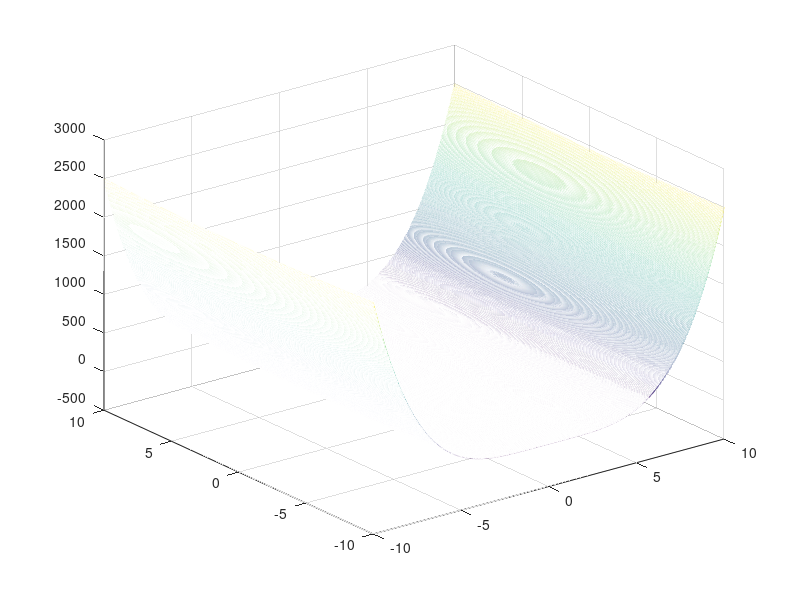
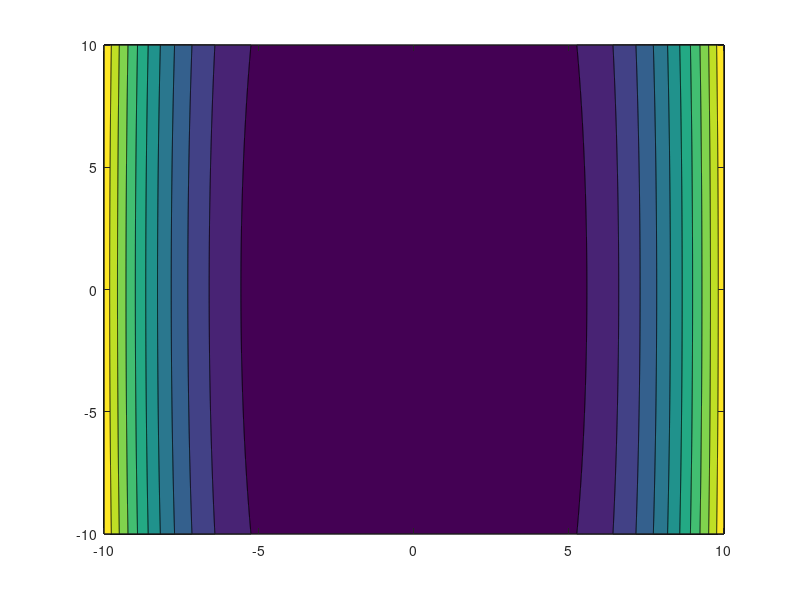

Write MATLAB code to recreate these figures, in order. (Note: this script raises an error after producing the figures.)
clear all
close all
clc

X1=-10:0.01:10;
X2=-10:0.01:10;
[x1,x2]=meshgrid(X1,X2);

F=0.25*x1.^4-0.5*x1.^2+0.1*x1+0.5*x2.^2;
realFMin=min(min(F))

mesh(x1,x2,F)
hold on
plot(-1.0465,0,'r.','MarkerSize',10)

first_x0=-10+20*rand(2,1);
second_x0=-10+20*rand(2,1);
third_x0=-10+20*rand(2,1);
epsilon=10^(-4);

%% Newton-Raphson Algorithm
nFirst_x0=first_x0;
nSecond_x0=second_x0;
nThird_x0=third_x0;

figure
contourf(x1,x2,F)
hold on

fprintf('Newton-Raphson Algorithm 1\n')
newtonRaphsonFunc(nFirst_x0,epsilon,'r')

fprintf('Newton-Raphson Algorithm 2\n')
newtonRaphsonFunc(nSecond_x0,epsilon,'g')

fprintf('Newton-Raphson Algorithm 3\n')
newtonRaphsonFunc(nThird_x0,epsilon,'y')

title('Newton-Raphson Algorithm')
set(gca,'fontsize',20)
set(findobj(gca, 'Type', 'Line', 'Linestyle', '--'), 'LineWidth', 2);

%% Hestenes-Stiefel Algorithm
hFirst_x0=first_x0;
hSecond_x0=second_x0;
hThird_x0=third_x0;

figure
contourf(x1,x2,F)
hold on

fprintf('Hestenes-Stiefel Algorithm 1\n')
hestenesStiefelFunc(hFirst_x0,epsilon,'r')

fprintf('Hestenes-Stiefel Algorithm 2\n')
hestenesStiefelFunc(hSecond_x0,epsilon,'g')

fprintf('Hestenes-Stiefel Algorithm 3\n')
hestenesStiefelFunc(hThird_x0,epsilon,'y')

title('Hestenes-Stiefel Algorithm')
set(gca,'fontsize',20)
set(findobj(gca, 'Type', 'Line', 'Linestyle', '--'), 'LineWidth', 2);

%% Polak-Ribière Algorithm
pFirst_x0=first_x0;
pSecond_x0=second_x0;
pThird_x0=third_x0;

figure
contourf(x1,x2,F)
hold on

fprintf('Polak-Ribière Algorithm 1\n')
polakRibiereFunc(pFirst_x0,epsilon,'r')

fprintf('Polak-Ribière Algorithm 2\n')
polakRibiereFunc(pSecond_x0,epsilon,'g')

fprintf('Polak-Ribière Algorithm 3\n')
polakRibiereFunc(pThird_x0,epsilon,'y')

title('Polak-Ribière Algorithm')
set(gca,'fontsize',20)
set(findobj(gca, 'Type', 'Line', 'Linestyle', '--'), 'LineWidth', 2);

%% Fletcher-Reeves Algorithm
fFirst_x0=first_x0;
fSecond_x0=second_x0;
fThird_x0=third_x0;

figure
contourf(x1,x2,F)
hold on

fprintf('Fletcher-Reeves Algorithm 1\n')
fletcherReevesFunc(fFirst_x0,epsilon,'r')

fprintf('Fletcher-Reeves Algorithm 2\n')
fletcherReevesFunc(fSecond_x0,epsilon,'g')

fprintf('Fletcher-Reeves Algorithm 3\n')
fletcherReevesFunc(fThird_x0,epsilon,'y')

title('Fletcher-Reeves Algorithm')
set(gca,'fontsize',20)
set(findobj(gca, 'Type', 'Line', 'Linestyle', '--'), 'LineWidth', 2);